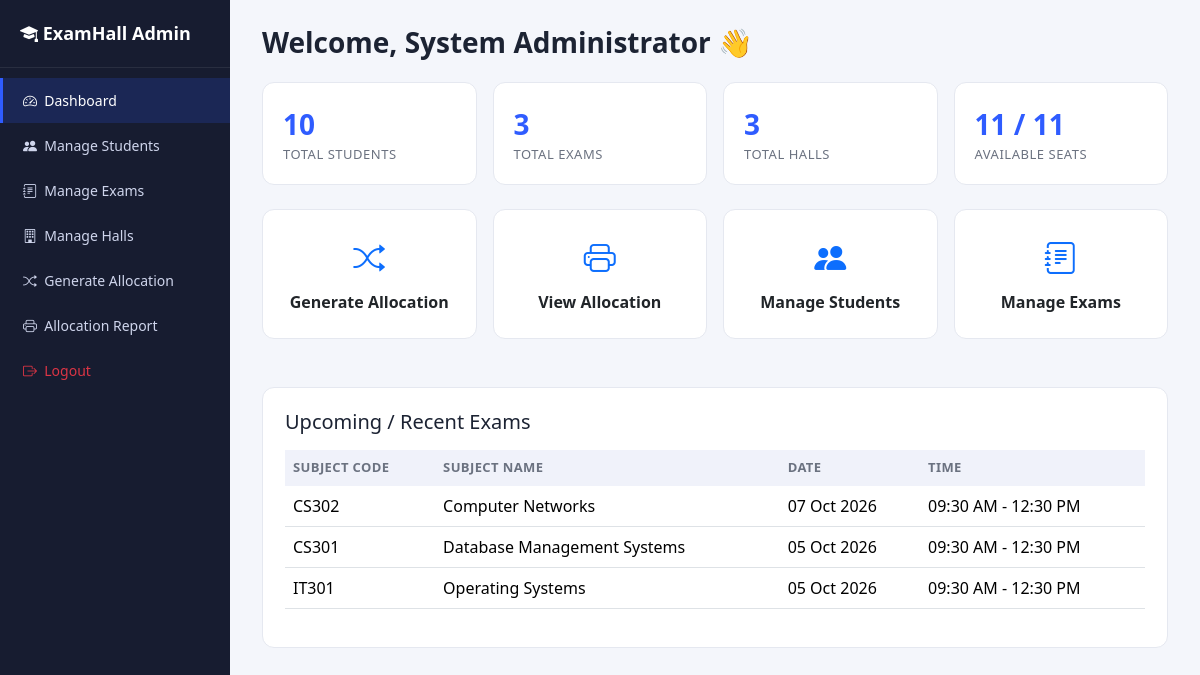
Page /admin/dashboard.php (signed in) on the committed database.
### tables this page shows
CREATE TABLE exams (
  exam_id      INT AUTO_INCREMENT PRIMARY KEY,
  subject_code VARCHAR(20)  NOT NULL,
  subject_name VARCHAR(100) NOT NULL,
  exam_date    DATE NOT NULL,
  start_time   TIME NOT NULL,
  end_time     TIME NOT NULL,
  created_at   TIMESTAMP DEFAULT CURRENT_TIMESTAMP
);

### includes/functions.php (called while the page is built, shortened)
<?php
function h($value) {
    return htmlspecialchars($value ?? '', ENT_QUOTES, 'UTF-8');
}

### admin/dashboard.php (the view, shortened to what this page needs)
<?php
require_once __DIR__ . '/../includes/functions.php';
require_once __DIR__ . '/../config/db.php';
$totalStudents = $pdo->query('SELECT COUNT(*) FROM students')->fetchColumn();
$totalExams    = $pdo->query('SELECT COUNT(*) FROM exams')->fetchColumn();
$totalHalls    = $pdo->query('SELECT COUNT(*) FROM halls')->fetchColumn();
$totalCapacity = $pdo->query('SELECT COALESCE(SUM(capacity),0) FROM halls')->fetchColumn();
$totalAllocated = $pdo->query('SELECT COUNT(*) FROM allocations')->fetchColumn();
$availableSeats = max(0, $totalCapacity - $totalAllocated);
$recentExams = $pdo->query('SELECT exam_id, subject_code, subject_name, exam_date, start_time, end_time FROM exams ORDER BY exam_date DESC LIMIT 5')->fetchAll();
require __DIR__ . '/../includes/admin_header.php';
?>
<h3 class="page-title">Welcome, <?= h($_SESSION['admin_name']) ?> 👋</h3>
<div class="row g-3 mb-4">
  <div class="col-md-3 col-6">
    <div class="stat-card">
      <div class="stat-value"><?= (int)$totalStudents ?></div>
      <div class="stat-label">Total Students</div>
    </div>
  </div>
  <div class="col-md-3 col-6">
    <div class="stat-card">
      <div class="stat-value"><?= (int)$totalExams ?></div>
      <div class="stat-label">Total Exams</div>
    </div>
  </div>
  <div class="col-md-3 col-6">
    <div class="stat-card">
      <div class="stat-value"><?= (int)$totalHalls ?></div>
      <div class="stat-label">Total Halls</div>
    </div>
  </div>
  <div class="col-md-3 col-6">
    <div class="stat-card">
      <div class="stat-value"><?= (int)$availableSeats ?> / <?= (int)$totalCapacity ?></div>
      <div class="stat-label">Available Seats</div>
    </div>
  </div>
</div>
<div class="row g-3 mb-4">
  <div class="col-md-3 col-6">
    <a href="allocate.php" class="text-decoration-none">
      <div class="panel text-center py-4">
        <i class="bi bi-shuffle fs-2 text-primary"></i>
        <p class="mt-2 mb-0 fw-semibold text-dark">Generate Allocation</p>
      </div>
    </a>
  </div>
  <div class="col-md-3 col-6">
    <a href="report.php" class="text-decoration-none">
      <div class="panel text-center py-4">
        <i class="bi bi-printer fs-2 text-primary"></i>
        <p class="mt-2 mb-0 fw-semibold text-dark">View Allocation</p>
      </div>
    </a>
  </div>
  <div class="col-md-3 col-6">
    <a href="students.php" class="text-decoration-none">
      <div class="panel text-center py-4">
        <i class="bi bi-people-fill fs-2 text-primary"></i>
        <p class="mt-2 mb-0 fw-semibold text-dark">Manage Students</p>
      </div>
    </a>
  </div>
  <div class="col-md-3 col-6">
    <a href="exams.php" class="text-decoration-none">
      <div class="panel text-center py-4">
        <i class="bi bi-journal-text fs-2 text-primary"></i>
        <p class="mt-2 mb-0 fw-semibold text-dark">Manage Exams</p>
      </div>
    </a>
  </div>
</div>
<div class="panel">
  <h5 class="mb-3">Upcoming / Recent Exams</h5>
  <div class="table-responsive">
    <table class="table align-middle">
      <thead>
        <tr><th>Subject Code</th><th>Subject Name</th><th>Date</th><th>Time</th></tr>
      </thead>
      <tbody>
        <?php foreach ($recentExams as $e): ?>
          <tr>
            <td><?= h($e['subject_code']) ?></td>
            <td><?= h($e['subject_name']) ?></td>
            <td><?= h(date('d M Y', strtotime($e['exam_date']))) ?></td>
            <td><?= h(date('h:i A', strtotime($e['start_time']))) ?> - <?= h(date('h:i A', strtotime($e['end_time']))) ?></td>
          </tr>
        <?php endforeach; ?>
      </tbody>
    </table>
  </div>
</div>
<?php require __DIR__ . '/../includes/admin_footer.php'; ?>

### css/style.css (style rules this page uses)
:root { --primary: #2f5cff; --primary-dark: #1e3fc2; --bg: #f4f6fb; --card-bg: #ffffff; --text-dark: #1c2333; --text-muted: #6b7280; --border: #e5e8f0; --success: #1aa262; --danger: #e34747; }
* { box-sizing: border-box; }
body { background: var(--bg); color: var(--text-dark); font-family: 'Segoe UI', Roboto, Arial, sans-serif; }
.page-title { font-weight: 700; margin-bottom: 22px; }
.stat-card { background: var(--card-bg); border-radius: 12px; padding: 20px; border: 1px solid var(--border); height: 100%; }
.stat-card .stat-value { font-size: 28px; font-weight: 700; color: var(--primary); }
.stat-card .stat-label { color: var(--text-muted); font-size: 13px; text-transform: uppercase; letter-spacing: .04em; }
.panel { background: var(--card-bg); border-radius: 12px; border: 1px solid var(--border); padding: 22px; margin-bottom: 24px; }
.table thead th { background: #f0f2fa; font-size: 13px; text-transform: uppercase; letter-spacing: .03em; color: var(--text-muted); border-bottom: none; }

### rows in the picture
exams: subject_code "CS302", subject_name "Computer Networks", exam_date "07 Oct 2026", start_time "09:30 AM", end_time "12:30 PM"
exams: subject_code "CS301", subject_name "Database Management Systems", exam_date "05 Oct 2026", start_time "09:30 AM", end_time "12:30 PM"
exams: subject_code "IT301", subject_name "Operating Systems", exam_date "05 Oct 2026", start_time "09:30 AM", end_time "12:30 PM"

### other values in the picture
$_SESSION['admin_name'] "System Administrator"
$totalStudents "10"
$totalExams "3"
$totalHalls "3"
$availableSeats "11"
$totalCapacity "11"
